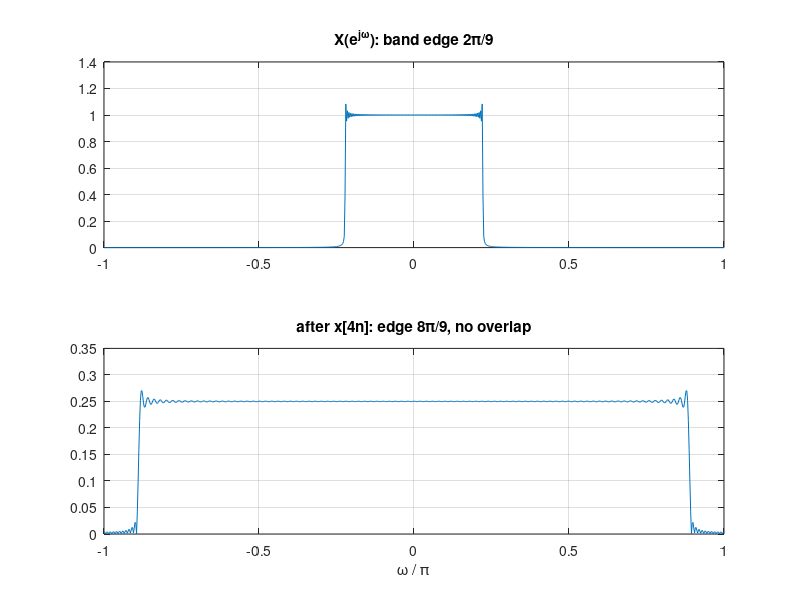

Here is the MATLAB script that generated this plot:
% Signals and Systems — Sampling of Discrete-Time Signals
%title: Downsampling and Upsampling
%ar-title: التخفيض والرفع في معدل العيّنات
%lesson: ss-ch7-5
%course: signals-systems

%% The largest decimation factor
%ar: X(e^{jω}) = 0 عند 2π/9 ≤ |ω| ≤ π، أي ωM = 2π/9. بلا تداخل نحتاج 2π/N ≥ 2ωM، أي N ≤ 4.5، وأكبر عدد صحيح 4.
wM = 2*pi/9;
Nmax = floor(pi/wM);
fprintf('N <= %.2f -> Nmax = %d, ws = 2pi/%d = pi/2\n', pi/wM, Nmax, Nmax)
%check: Nmax == 4

%% Downsampling stretches the spectrum by N
%ar: نبني إشارة طيفها محدود عند 2π/9 (التفاف sinc)، ونحسب DTFT قبل وبعد x[Nn] لـ N = 4: الطيف يتمدد 4 مرات ويبقى بدون تداخل.
n = -400:400; x = (wM/pi)*((n == 0) + sin(wM*n)./(wM*n + (n == 0)).*(n ~= 0));
w = linspace(-pi, pi, 801);
X = abs(exp(-1j*w.'*n) * x.');
xd = x(mod(n, 4) == 0); nd = n(mod(n, 4) == 0)/4;
Xd = abs(exp(-1j*w.'*nd) * xd.');
subplot(2,1,1); plot(w/pi, X); grid on; title('X(e^{j\omega}): band edge 2\pi/9')
subplot(2,1,2); plot(w/pi, Xd); grid on; title('after x[4n]: edge 8\pi/9, no overlap'); xlabel('\omega / \pi')
edge = max(w(Xd > 0.5*max(Xd)));
fprintf('band edge after decimation by 4: %.3f pi (expected 8/9 = %.3f)\n', edge/pi, 8/9)

%% Up by 2, then down by 9
%ar: لتخفيض بمعامل غير صحيح 9/2: نرفع أولًا بـ 2 (نضع صفرًا بين العيّنات ثم نرشح) ثم نخفض بـ 9. نتحقق من موضع حافة الطيف: 2π/9 × 9/2 = π.
fprintf('net factor 9/2 = %.1f -> band edge moves from 2pi/9 to %.3f pi\n', 9/2, (2/9)*(9/2))
%check: abs((2/9)*(9/2) - 1) < 1e-12

%%! Project idea: changing the sample rate of audio
%ar: مشروع: تحويل تسجيل من 48 kHz إلى 44.1 kHz = رفع بـ 147 ثم خفض بـ 160 مع مرشح بينهما. في MATLAB: resample (Signal Toolbox). هنا نحسب العوامل بـ rat فقط، وهي أول خطوة في أي محوّل.
[p, q] = rat(44100/48000);
fprintf('48 kHz -> 44.1 kHz: up by %d, down by %d\n', p, q)
%check: p == 147 && q == 160
